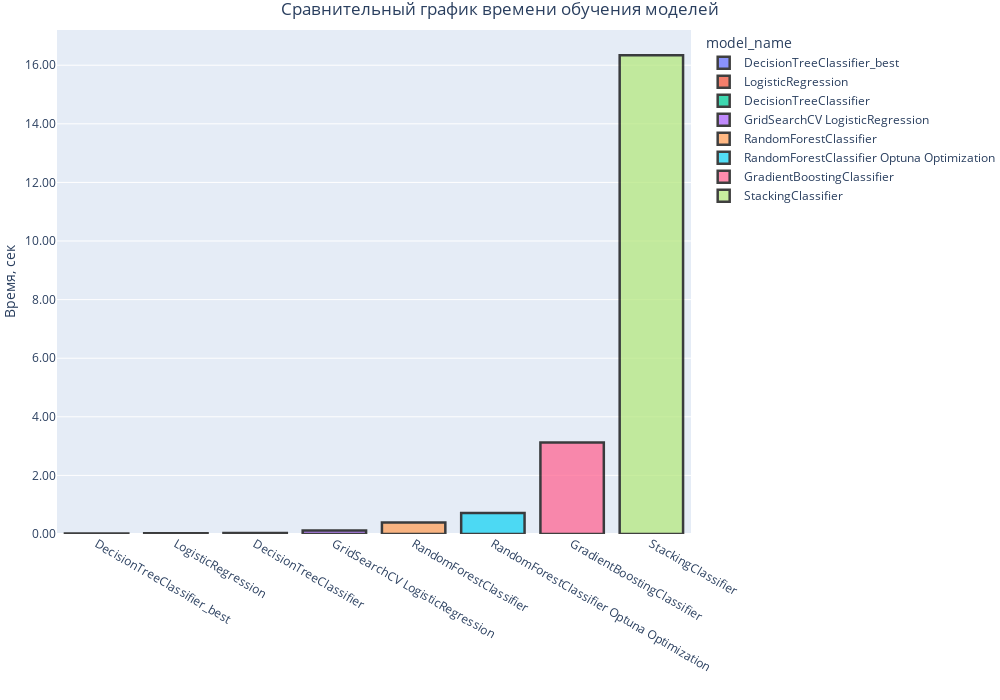

This figure's notebook cell:
### Code cell
#Отсортируем данные для лучшей наглядности
result_time = results_learn.sort_values(by='time')

# Строим график
fig = px.bar(
    result_time,
    x = 'model_name',
    y = 'time',
    title = 'Сравнительный график времени обучения моделей',
    color = 'model_name',
    width=1000,
    height=700
)

# Настройка осей графика:
fig.update_layout(
    title = dict(x = .5, xanchor = "center"),
    xaxis_title = "",
    yaxis_title="Время, сек",
    yaxis_tickformat=',.2f',
    margin=dict(l=0, r=0, t=30, b=0)
    )

# Настройка информации при наведении курсора:
fig.update_traces(
    hovertemplate="Время обучения: %{y} сек", #Информация при наведении курсора на колонку
    marker_line_color='black',   # Цвет линии колонки
    marker_line_width=2.5,       # Толщина линии колонки
    opacity=0.75            # Прозрачность колонки
)
fig.show();

### Figure 1 — Plotly figure (JSON) as saved in the notebook; plotly's stock layout.template omitted (floating-point values rounded to 4 significant figures)
{"data": [{"alignmentgroup": "True", "hovertemplate": "Время обучения: %{y} сек", "legendgroup": "DecisionTreeClassifier_best", "marker": {"color": "#636efa", "line": {"color": "black", "width": 2.5}, "pattern": {"shape": ""}}, "name": "DecisionTreeClassifier_best", "offsetgroup": "DecisionTreeClassifier_best", "opacity": 0.75, "orientation": "v", "showlegend": true, "textposition": "auto", "type": "bar", "x": ["DecisionTreeClassifier_best"], "xaxis": "x", "y": [0.017], "yaxis": "y"}, {"alignmentgroup": "True", "hovertemplate": "Время обучения: %{y} сек", "legendgroup": "LogisticRegression", "marker": {"color": "#EF553B", "line": {"color": "black", "width": 2.5}, "pattern": {"shape": ""}}, "name": "LogisticRegression", "offsetgroup": "LogisticRegression", "opacity": 0.75, "orientation": "v", "showlegend": true, "textposition": "auto", "type": "bar", "x": ["LogisticRegression"], "xaxis": "x", "y": [0.025], "yaxis": "y"}, {"alignmentgroup": "True", "hovertemplate": "Время обучения: %{y} сек", "legendgroup": "DecisionTreeClassifier", "marker": {"color": "#00cc96", "line": {"color": "black", "width": 2.5}, "pattern": {"shape": ""}}, "name": "DecisionTreeClassifier", "offsetgroup": "DecisionTreeClassifier", "opacity": 0.75, "orientation": "v", "showlegend": true, "textposition": "auto", "type": "bar", "x": ["DecisionTreeClassifier"], "xaxis": "x", "y": [0.031], "yaxis": "y"}, {"alignmentgroup": "True", "hovertemplate": "Время обучения: %{y} сек", "legendgroup": "GridSearchCV LogisticRegression", "marker": {"color": "#ab63fa", "line": {"color": "black", "width": 2.5}, "pattern": {"shape": ""}}, "name": "GridSearchCV LogisticRegression", "offsetgroup": "GridSearchCV LogisticRegression", "opacity": 0.75, "orientation": "v", "showlegend": true, "textposition": "auto", "type": "bar", "x": ["GridSearchCV LogisticRegression"], "xaxis": "x", "y": [0.121], "yaxis": "y"}, {"alignmentgroup": "True", "hovertemplate": "Время обучения: %{y} сек", "legendgroup": "RandomForestClassifier", "marker": {"color": "#FFA15A", "line": {"color": "black", "width": 2.5}, "pattern": {"shape": ""}}, "name": "RandomForestClassifier", "offsetgroup": "RandomForestClassifier", "opacity": 0.75, "orientation": "v", "showlegend": true, "textposition": "auto", "type": "bar", "x": ["RandomForestClassifier"], "xaxis": "x", "y": [0.393], "yaxis": "y"}, {"alignmentgroup": "True", "hovertemplate": "Время обучения: %{y} сек", "legendgroup": "RandomForestClassifier Optuna Optimization", "marker": {"color": "#19d3f3", "line": {"color": "black", "width": 2.5}, "pattern": {"shape": ""}}, "name": "RandomForestClassifier Optuna Optimization", "offsetgroup": "RandomForestClassifier Optuna Optimization", "opacity": 0.75, "orientation": "v", "showlegend": true, "textposition": "auto", "type": "bar", "x": ["RandomForestClassifier Optuna Optimization"], "xaxis": "x", "y": [0.718], "yaxis": "y"}, {"alignmentgroup": "True", "hovertemplate": "Время обучения: %{y} сек", "legendgroup": "GradientBoostingClassifier", "marker": {"color": "#FF6692", "line": {"color": "black", "width": 2.5}, "pattern": {"shape": ""}}, "name": "GradientBoostingClassifier", "offsetgroup": "GradientBoostingClassifier", "opacity": 0.75, "orientation": "v", "showlegend": true, "textposition": "auto", "type": "bar", "x": ["GradientBoostingClassifier"], "xaxis": "x", "y": [3.124], "yaxis": "y"}, {"alignmentgroup": "True", "hovertemplate": "Время обучения: %{y} сек", "legendgroup": "StackingClassifier", "marker": {"color": "#B6E880", "line": {"color": "black", "width": 2.5}, "pattern": {"shape": ""}}, "name": "StackingClassifier", "offsetgroup": "StackingClassifier", "opacity": 0.75, "orientation": "v", "showlegend": true, "textposition": "auto", "type": "bar", "x": ["StackingClassifier"], "xaxis": "x", "y": [16.34], "yaxis": "y"}], "layout": {"barmode": "relative", "height": 700, "legend": {"title": {"text": "model_name"}, "tracegroupgap": 0}, "margin": {"b": 0, "l": 0, "r": 0, "t": 30}, "title": {"text": "Сравнительный график времени обучения моделей", "x": 0.5, "xanchor": "center"}, "width": 1000, "xaxis": {"anchor": "y", "categoryarray": ["DecisionTreeClassifier_best", "LogisticRegression", "DecisionTreeClassifier", "GridSearchCV LogisticRegression", "RandomForestClassifier", "RandomForestClassifier Optuna Optimization", "GradientBoostingClassifier", "StackingClassifier"], "categoryorder": "array", "domain": [0, 1], "title": {"text": ""}}, "yaxis": {"anchor": "x", "domain": [0, 1], "tickformat": ",.2f", "title": {"text": "Время, сек"}}}}
